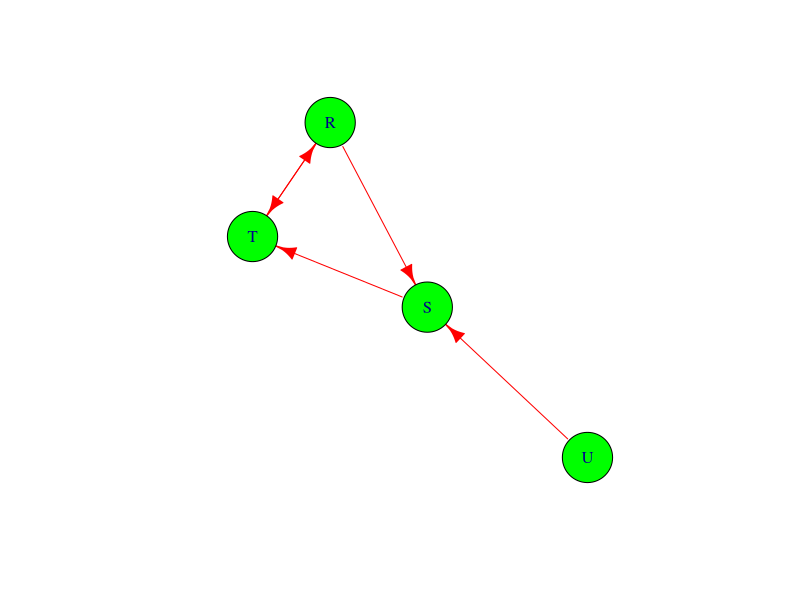
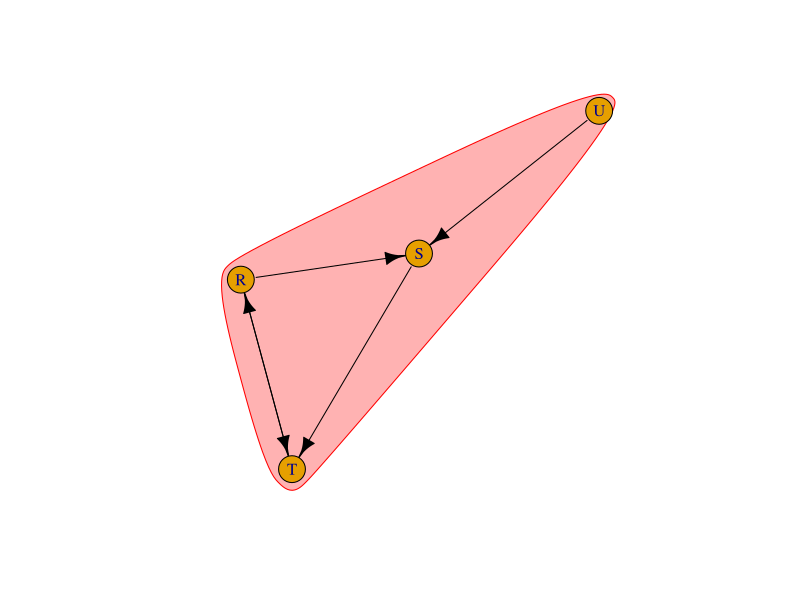
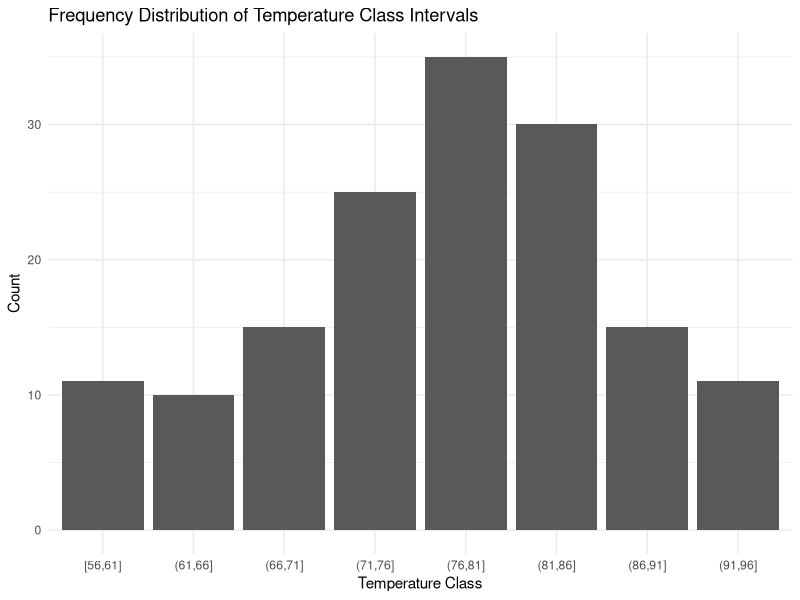
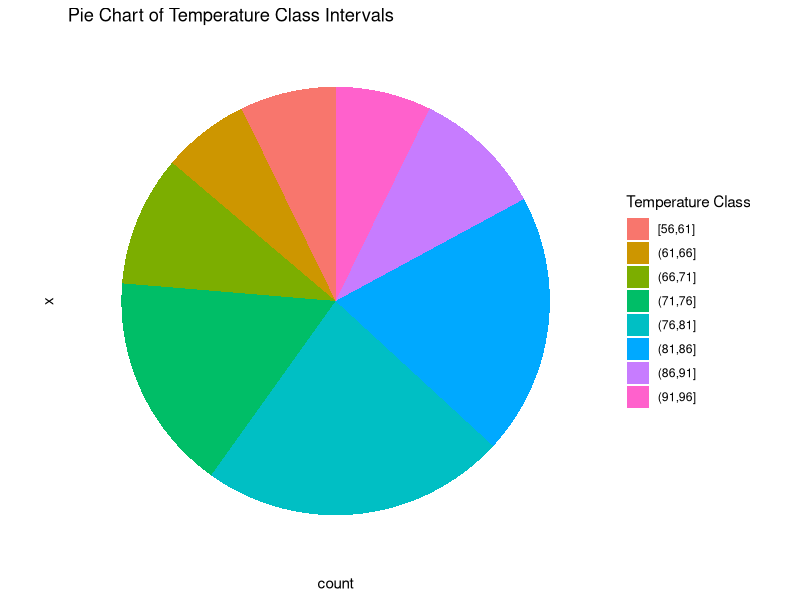
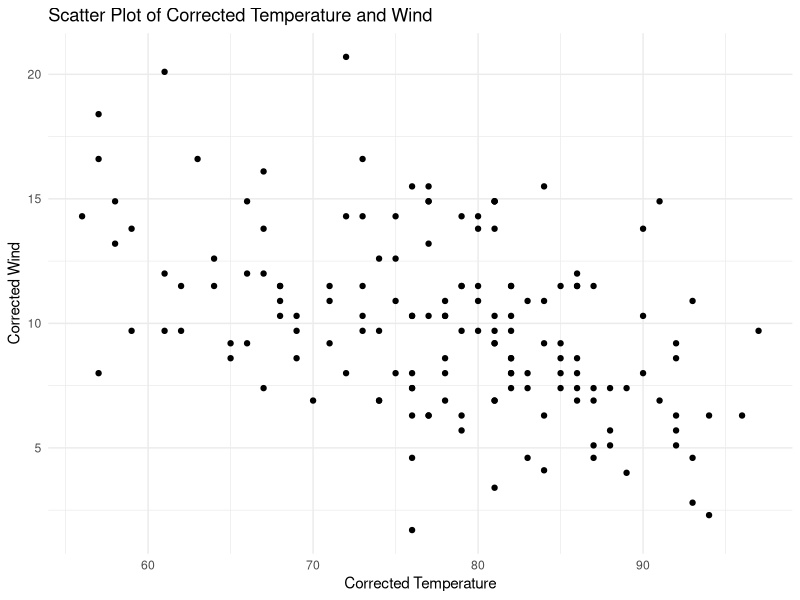
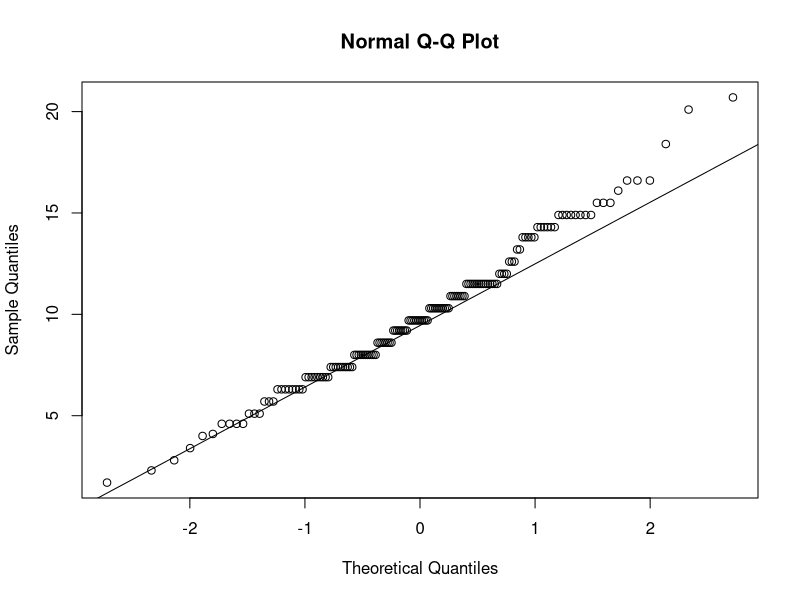
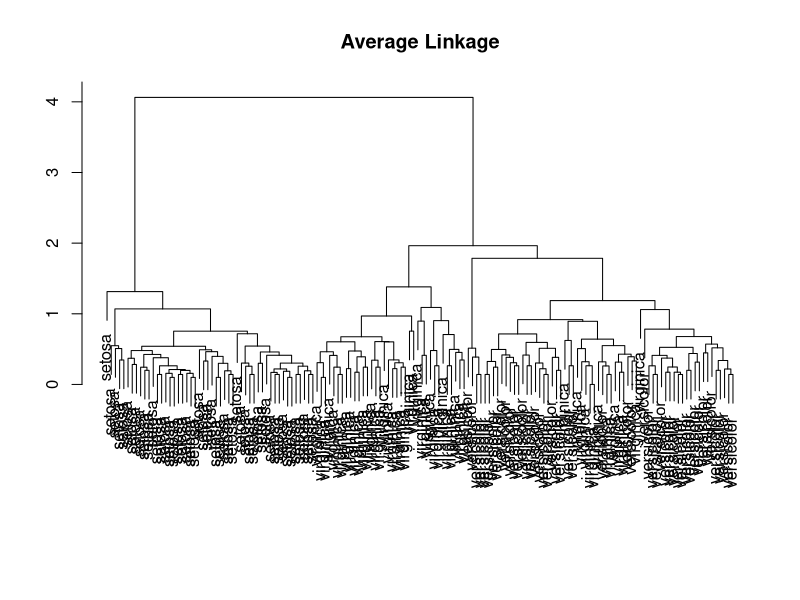
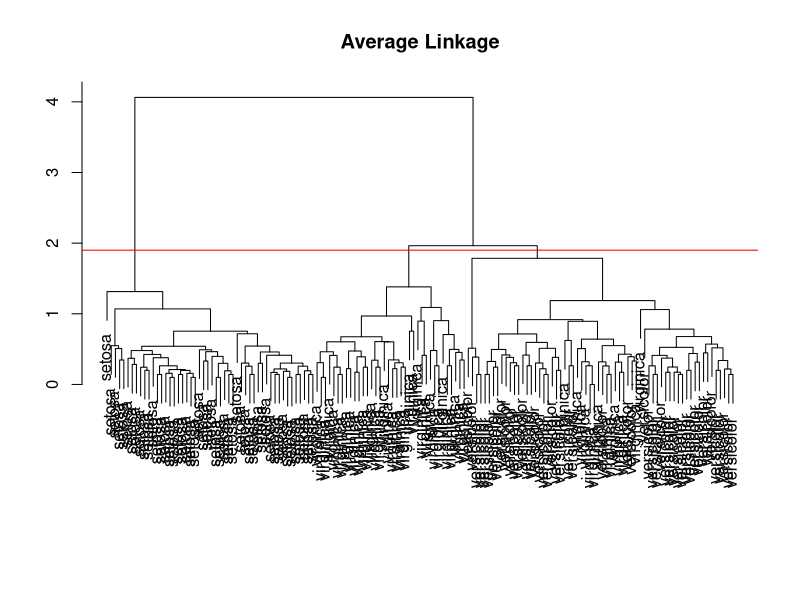

Write the R code that produced these figures, in order.
# group b

# question number 6

# load the necessary library
library(igraph, warn.conflicts = F)
# library(Rgraphviz, warn.conflicts = F)

# define the graph object
# a
g1 <- graph(c("R","S","S","T","T","R","R","T","U", "S"))


# b
plot(g1, vertex.color='green',vertex.size=30,edge.size=5,edge.color='red')

# c
# degree
igraph::degree(g1)

# closeness
closeness(g1,mode = 'in')

# betweeness
betweenness(g1)

#d
# Identify hubs in the graph
hubs <- which(degree(g1) == max(degree(g1)))
hubs
#Hubs in a graph refer to nodes with high connectivity or degree that
# serve as central points of the network.

# Find communities in the graph
communities <- cluster_walktrap(g1)
cat("Number of communities: ", length(communities), "\n")

# Visualize the graph with communities highlighted
plot(communities, g1)
#Communities in a graph represent groups of nodes that are more densely connected
#within the group compared to connections between groups

# Interpretation

# plotted a graph with all of the node color as green and node size as 30, edge color as red and link size as 5, 
# got the degree which show the adjacent edges between nodes,
# got the closeness which shows how many steps are required to access each vertex from given, here I have taken ‘in’
# got the betweenness which shows the numbers paths going thorough one particular vertex
# Communities in a graph represent groups of nodes that are more densely connected
#within the group compared to connections between groups

# question number 7

library(ggplot2, warn.conflicts = F)
library(dplyr, warn.conflicts = F)
data <- airquality

# answer a
data <- data %>%
  mutate(Temp = ifelse(is.na(Temp), mean(Temp, na.rm = TRUE), Temp))

# b
class_intervals <- data %>%
  mutate(Temp_class = cut(Temp, breaks = seq(min(Temp), max(Temp), by = 5), include.lowest = TRUE)) %>%
  group_by(Temp_class) %>%
  summarize(count = n()) %>%
  na.omit()

# b
ggplot(class_intervals, aes(x = Temp_class, y = count)) +
  geom_bar(stat = "identity") +
  labs(title = "Frequency Distribution of Temperature Class Intervals",
       x = "Temperature Class",
       y = "Count") +
  theme_minimal()

# c
ggplot(class_intervals, aes(x = "", y = count, fill = Temp_class)) +
  geom_bar(stat = "identity", width = 1) +
  coord_polar("y", start = 0) +
  labs(title = "Pie Chart of Temperature Class Intervals",
       fill = "Temperature Class") +
  theme_minimal() +
  theme(axis.text.x = element_blank(),
        axis.ticks.x = element_blank(),
        panel.grid = element_blank())

# d 
# Create a scatter plot of the corrected Temp and wind variables
ggplot(data, aes(x = Temp, y = Wind)) +
  geom_point() +
  labs(title = "Scatter Plot of Corrected Temperature and Wind",
       x = "Corrected Temperature",
       y = "Corrected Wind") +
  theme_minimal()

# Interpretation:
# a. there seems to be no outliers in the data.
# b. created the class interval of the given using cut and break with bin size 10, 
# and showed plotted the frequency distribution. the distribution seems to be normal
# c. created the pie chart of class variable that was created in b.
# d. created the scatter plot of Temp and wind variable, it is seen that there tends to be somewhat
# negative correlation meaning increase in wind tends the lower the Temperature


# question number 8

data <- airquality

# a
# confirmative test
qqnorm(data$Wind)
qqline(data$Wind)

#  the seem to follow the normal distribution
# suggestive test
shapiro_test_result <- shapiro.test(data$Temp)
shapiro_test_result

# if p > 0.05 it follows the normal distribution and since p < 0.05 it we can confirm that it doesnot follows normal distribution

# b

bartlett_test <- bartlett.test(Wind~Month, data = data)
# and since p value is greater than 0.05 we can say that the variances of wind are not significantly different between month

# c
library(car)
library(caret)

anova_model <- aov(Wind ~ as.factor(Month), data = data)
summary(anova_model)

#### Since the p-value (0.00879) is less than the common significance level of 0.05, we reject the null hypothesis.
#### This suggests that there is a statistically significant difference in mean wind speed across different months.


# d

# Apply TukeyHSD to the ANOVA model

tukey_result <- TukeyHSD(anova_model,conf.level = 0.95)
print(tukey_result)

#### Since, adjusted p value for june and may (6-5) is 0.53 which is greater than 0.05, that means the
#### there is no significant difference in windspeed betweeen these two months.
#### From the above table, we can say that there is a significant difference in windspeeds in
#### July-May (7-5) and August-May(8-5) but in all other months there is no such difference in windspeeds.

#


# Question Number 9

# Load the data
df <- USArrests

index <- sample(2, size=nrow(df), replace = T, prob = c(0.7,0.3))

train_df <- df[index == 1, ]
test_df <- df[index ==2, ]

print(nrow(train_df))
print(nrow(test_df))


# Fit a supervised linear regression with training data
linear_reg <- lm(formula = UrbanPop ~ ., data = train_df)

# Checking vif scores to see if there is any multicollinearity present in the dataset
vif(linear_reg)

# Since vif score less than 10, we can say that the features are not correlated with each other to a higher degree.
print(summary(linear_reg))


# From this we can say that the variables am, wt and hp are statistically significant features.

normalize_func <- function(x) {
  scaled_values <- ((x-min(x))/ (max(x) - min(x)))
  return(scaled_values)
}

scaled_train_df <- train_df
scale_test_df <- test_df

scaled_train_df$Murder <- normalize_func(scaled_train_df$Murder)
scaled_train_df$Assault <- normalize_func(scaled_train_df$Assault)
scaled_train_df$Rape  <- normalize_func(scaled_train_df$Rape)

scale_test_df$Murder <- normalize_func(scale_test_df$Murder)
scale_test_df$Assault <- normalize_func(scale_test_df$Assault)
scale_test_df$Rape  <- normalize_func(scale_test_df$Rape)


# Fit a supervised linear regression with training data
scaled_linear_reg <- lm(formula = UrbanPop ~ ., data = scaled_train_df)

# Checking vif scores to see if there is any multicollinearity present in the dataset
vif(scaled_linear_reg)

# Since vif score less than 10, we can say that the features are not correlated with each other to a higher degree.
print(summary(scaled_linear_reg))

# Fit the model on the test dataset and get the indices and interpret them
predictions <- predict(scaled_linear_reg, scale_test_df)

library(caret)


indices_linear <- data.frame(
  R2 = R2(predictions, scale_test_df$UrbanPop),
  RMSE = RMSE(predictions, scale_test_df$UrbanPop),
  MAE = MAE(predictions, scale_test_df$UrbanPop)
)
indices_linear
# the r2 value is less < 0.5, so the predictive power of the model is not good.

# KNN

knn_model <- knnreg(formula = UrbanPop ~ ., data = train_df)



# Make predictions on the testing set
predictions <- predict(knn_model, newdata = scale_test_df)
indices_knn <- data.frame(
  R2 = R2(predictions, scale_test_df$UrbanPop,na.rm = T),
  RMSE = RMSE(predictions, scale_test_df$UrbanPop, na.rm = T),
  MAE = MAE(predictions, scale_test_df$UrbanPop, na.rm = T)
)
indices_knn

# based on the results from the model, I can conclude that Liner Regression Performs Well.




# question number 10:

iris_data<-iris
head(iris_data)
ir_label <- iris_data$Species
ir_data <- iris_data[,-5]
head(ir_data)
data<-dist(ir_data)
data.dist <- dist(ir_data)
#a

plot(hclust(data.dist, method = "average"), xlab = "", sub = "", ylab = "",
     labels = ir_label, main = "Average Linkage")

# plotted the cluster using average linkage

#b
# Best hierarchical model

plot(hclust(data.dist, method = "average"), xlab = "", sub = "", ylab = "",
     labels = ir_label, main = "Average Linkage")

abline(h = 1.9, col = "red")




sd.data <- scale(iris-5)
hc.out <- hclust(dist(sd.data))
hc.clusters <- cutree(hc.out, 4)



# the best value for cluster is 3
hc.out <- hclust(dist(sd.data))
hc.clusters <- cutree(hc.out, 4)
#c
kmeans.c3<-kmeans(ir_data,centers = 3,nstart = 20)
kmeans.c3

# the output K-means clustering has 3 clusters with sizes 50, 62, 38
#d
cm<-table(iris$Species,kmeans.c3$cluster)
cm

# from the result the true positive cases for setosa, versicolor and virginicia is 50, 48, 36

(accuracy<-
    sum(diag(cm))/sum(cm))
    
# 
# the accuracy of the fitted model is 0.89 percent
